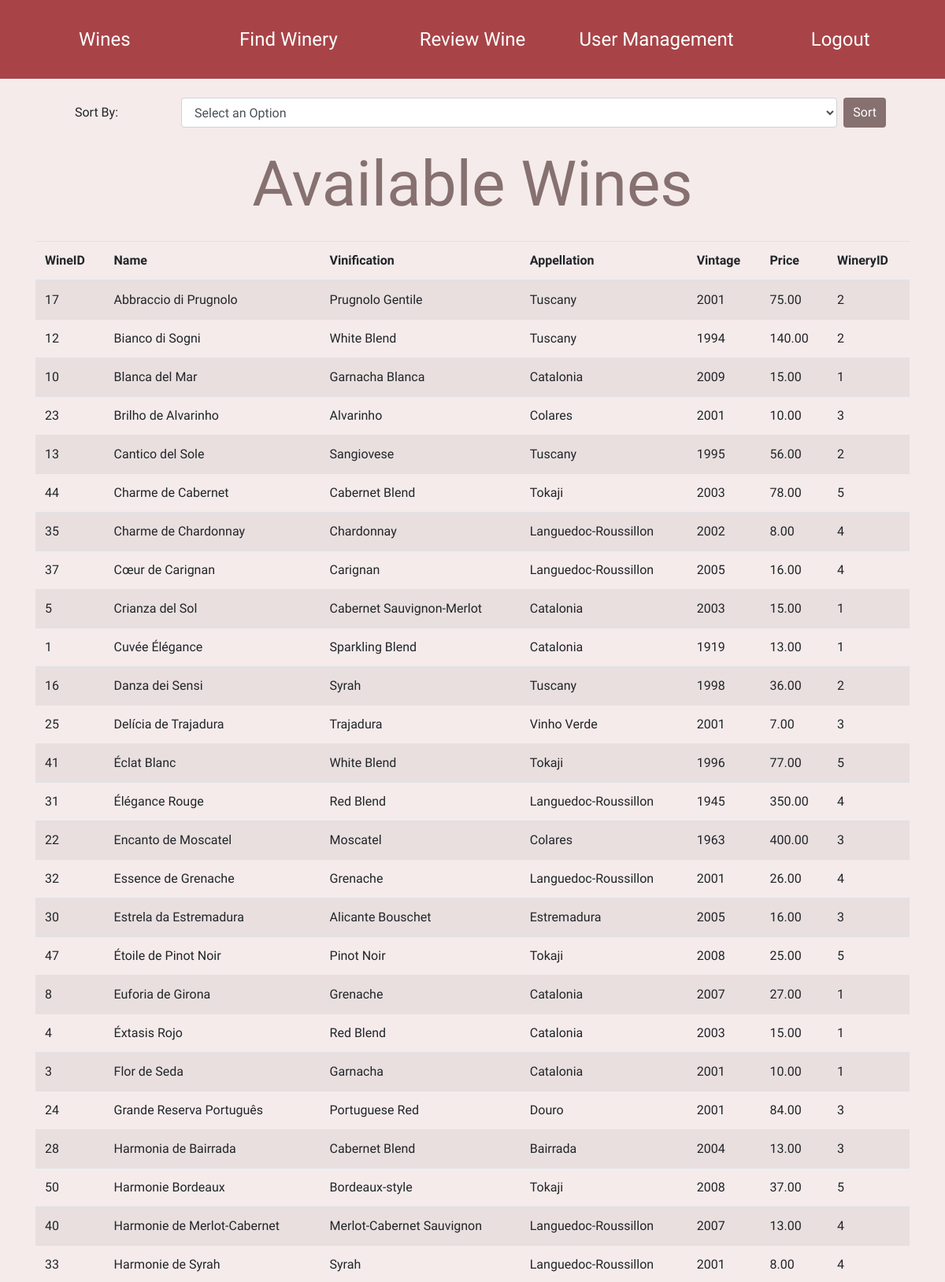
Page /wines.php (upper part) on the committed database.
### tables this page shows
CREATE TABLE COS221_Wines (
  WineID INT PRIMARY KEY AUTO_INCREMENT,
  Name VARCHAR(255) NOT NULL,
  Vinification VARCHAR(255) NOT NULL,
  Appellation VARCHAR(255) NOT NULL,
  Vintage INT NOT NULL,
  Price DECIMAL(10,2) NOT NULL CHECK (Price >= 0),
  WineryID INT,
  FOREIGN KEY (WineryID) REFERENCES COS221_Winery(WineryID) ON DELETE CASCADE
);

### wines.php (the view, shortened to what this page needs)
<?php
Class Database{
    public static function instance() {
        static $instance = null;
        global $db_host, $db_user, $db_pass, $db_name;
        if($instance === null)
            $instance = new Database($db_host, $db_user, $db_pass, $db_name);
        return $instance;
    }
    private function __construct($db_host, $db_user, $db_pass, $db_name) {
        $this->conn = new mysqli($db_host, $db_user, $db_pass, $db_name);
    }
}
$db = Database::instance();
$result = $db->conn->query("SELECT * FROM COS221_Wines ORDER BY Name;");
?>
<!doctype html>
<html>
<head>
    <link rel="stylesheet" href="https://maxcdn.bootstrapcdn.com/bootstrap/4.0.0/css/bootstrap.min.css">
</head>
<body>
    <?php require_once("header.php"); ?>
    <div class="container">
        <form action="./wines.php" method="POST" class="my-4" id="sortForm">
            <div class="form-group row">
                <label for="sortOption" class="col-sm-2 col-form-label">Sort By:</label>
                <div class="col-sm-10 col-12">
                    <div class="d-flex">
                        <select id="sortOption" name="sort" class="form-control">
                            <option value="">Select an Option</option>
                        </select>
                        <button id="SortPrice" type="submit" class="btn btn-primary ml-2">Sort</button>
                    </div>
                </div>
            </div>
        </form>
        <main>
            <h1 class="mb-4">Available Wines</h1>
            <table class="table table-striped">
                <thead>
                    <tr>
                        <th>WineID</th>
                        <th>Name</th>
                        <th>Vinification</th>
                        <th>Appellation</th>
                        <th>Vintage</th>
                        <th>Price</th>
                        <th>WineryID</th>
                    </tr>
                </thead>
                <tbody>
                    <?php
                        if ($result) {
                            while ($row = $result->fetch_row()) {
                                echo "<tr><td>" . $row[0] ."</td><td>". $row[1] ."</td><td>". $row[2] ."</td><td>". $row[3] ."</td><td>". $row[4] ."</td><td>". $row[5] ."</td><td>". $row[6] ."</td></tr>";
                            }
                        } else {
                            echo "<tr><td colspan='7'><p>No results found</p></td></tr>";
                        }
                    ?>
                </tbody>
            </table>
        </main>
    </div>
</body>
</html>

### style.css (style rules this page uses)
* { font-family: 'Geologica', sans-serif !important; }
body { background-color: #F5EBEB; }
h1 { color: #867070; font-size: 5rem; text-align: center; }
form > label, form > button, form > * { width: 100%; text-align: center; justify-content: center; }
.btn-primary { background-color: #867070; border: white }
button { outline: none !important; border: none !important; }

### rows in the picture
cos221_wines: WineID "17", Name "Abbraccio di Prugnolo", Vinification "Prugnolo Gentile", Appellation "Tuscany", Vintage "2001", Price "75.00", WineryID "2"
cos221_wines: WineID "12", Name "Bianco di Sogni", Vinification "White Blend", Appellation "Tuscany", Vintage "1994", Price "140.00", WineryID "2"
cos221_wines: WineID "10", Name "Blanca del Mar", Vinification "Garnacha Blanca", Appellation "Catalonia", Vintage "2009", Price "15.00", WineryID "1"
cos221_wines: WineID "23", Name "Brilho de Alvarinho", Vinification "Alvarinho", Appellation "Colares", Vintage "2001", Price "10.00", WineryID "3"
cos221_wines: WineID "13", Name "Cantico del Sole", Vinification "Sangiovese", Appellation "Tuscany", Vintage "1995", Price "56.00", WineryID "2"
cos221_wines: WineID "44", Name "Charme de Cabernet", Vinification "Cabernet Blend", Appellation "Tokaji", Vintage "2003", Price "78.00", WineryID "5"
cos221_wines: WineID "35", Name "Charme de Chardonnay", Vinification "Chardonnay", Appellation "Languedoc-Roussillon", Vintage "2002", Price "8.00", WineryID "4"
cos221_wines: WineID "37", Name "Cœur de Carignan", Vinification "Carignan", Appellation "Languedoc-Roussillon", Vintage "2005", Price "16.00", WineryID "4"
cos221_wines: WineID "5", Name "Crianza del Sol", Vinification "Cabernet Sauvignon-Merlot", Appellation "Catalonia", Vintage "2003", Price "15.00", WineryID "1"
cos221_wines: WineID "1", Name "Cuvée Élégance", Vinification "Sparkling Blend", Appellation "Catalonia", Vintage "1919", Price "13.00", WineryID "1"
cos221_wines: WineID "16", Name "Danza dei Sensi", Vinification "Syrah", Appellation "Tuscany", Vintage "1998", Price "36.00", WineryID "2"
cos221_wines: WineID "25", Name "Delícia de Trajadura", Vinification "Trajadura", Appellation "Vinho Verde", Vintage "2001", Price "7.00", WineryID "3"
cos221_wines: WineID "41", Name "Éclat Blanc", Vinification "White Blend", Appellation "Tokaji", Vintage "1996", Price "77.00", WineryID "5"
cos221_wines: WineID "31", Name "Élégance Rouge", Vinification "Red Blend", Appellation "Languedoc-Roussillon", Vintage "1945", Price "350.00", WineryID "4"
cos221_wines: WineID "22", Name "Encanto de Moscatel", Vinification "Moscatel", Appellation "Colares", Vintage "1963", Price "400.00", WineryID "3"
cos221_wines: WineID "32", Name "Essence de Grenache", Vinification "Grenache", Appellation "Languedoc-Roussillon", Vintage "2001", Price "26.00", WineryID "4"
cos221_wines: WineID "30", Name "Estrela da Estremadura", Vinification "Alicante Bouschet", Appellation "Estremadura", Vintage "2005", Price "16.00", WineryID "3"
cos221_wines: WineID "47", Name "Étoile de Pinot Noir", Vinification "Pinot Noir", Appellation "Tokaji", Vintage "2008", Price "25.00", WineryID "5"
cos221_wines: WineID "8", Name "Euforia de Girona", Vinification "Grenache", Appellation "Catalonia", Vintage "2007", Price "27.00", WineryID "1"
cos221_wines: WineID "4", Name "Éxtasis Rojo", Vinification "Red Blend", Appellation "Catalonia", Vintage "2003", Price "15.00", WineryID "1"
cos221_wines: WineID "3", Name "Flor de Seda", Vinification "Garnacha", Appellation "Catalonia", Vintage "2001", Price "10.00", WineryID "1"
cos221_wines: WineID "24", Name "Grande Reserva Português", Vinification "Portuguese Red", Appellation "Douro", Vintage "2001", Price "84.00", WineryID "3"
cos221_wines: WineID "28", Name "Harmonia de Bairrada", Vinification "Cabernet Blend", Appellation "Bairrada", Vintage "2004", Price "13.00", WineryID "3"
cos221_wines: WineID "50", Name "Harmonie Bordeaux", Vinification "Bordeaux-style", Appellation "Tokaji", Vintage "2008", Price "37.00", WineryID "5"
cos221_wines: WineID "40", Name "Harmonie de Merlot-Cabernet", Vinification "Merlot-Cabernet Sauvignon", Appellation "Languedoc-Roussillon", Vintage "2007", Price "13.00", WineryID "4"
cos221_wines: WineID "33", Name "Harmonie de Syrah", Vinification "Syrah", Appellation "Languedoc-Roussillon", Vintage "2001", Price "8.00", WineryID "4"
